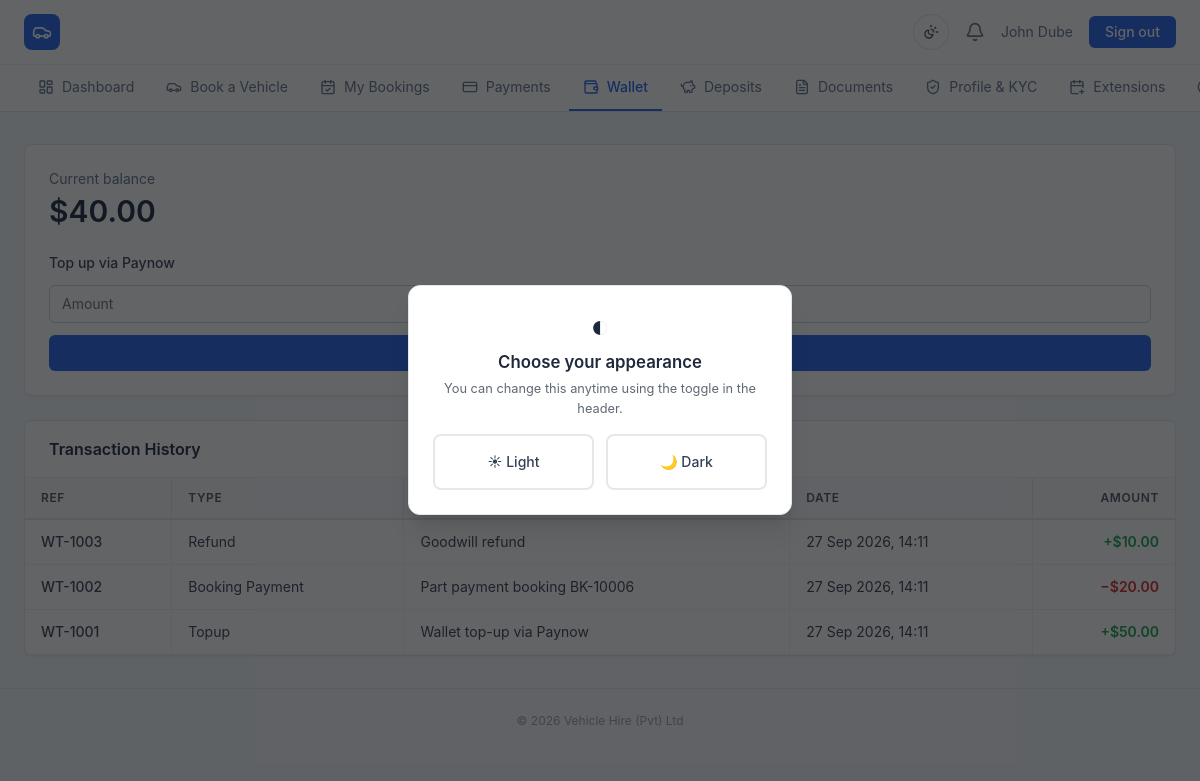
/client/wallet.php (signed in), run on the app's committed database.
### tables this page shows
CREATE TABLE clients (
    id INT UNSIGNED AUTO_INCREMENT PRIMARY KEY,
    user_id INT UNSIGNED DEFAULT NULL UNIQUE,
    client_no VARCHAR(20) NOT NULL UNIQUE,
    full_name VARCHAR(160) NOT NULL,
    dob DATE DEFAULT NULL,
    phone VARCHAR(40) DEFAULT NULL,
    email VARCHAR(190) DEFAULT NULL,
    address TEXT DEFAULT NULL,
    national_id VARCHAR(60) DEFAULT NULL,
    licence_no VARCHAR(60) DEFAULT NULL,
    licence_expiry DATE DEFAULT NULL,
    photo VARCHAR(255) DEFAULT NULL,
    tax_no VARCHAR(60) DEFAULT NULL,
    fiscalise TINYINT(1) NOT NULL DEFAULT 0,
    kyc_status ENUM('pending','under_review','verified','rejected') NOT NULL DEFAULT 'pending',
    account_status ENUM('active','suspended') NOT NULL DEFAULT 'active',
    source ENUM('online','walk_in') NOT NULL DEFAULT 'online',
    created_at DATETIME NOT NULL DEFAULT CURRENT_TIMESTAMP,
    updated_at DATETIME NOT NULL DEFAULT CURRENT_TIMESTAMP ON UPDATE CURRENT_TIMESTAMP,
    FOREIGN KEY (user_id) REFERENCES users(id) ON DELETE SET NULL,
    INDEX idx_clients_phone (phone),
    INDEX idx_clients_email (email),
    INDEX idx_clients_national_id (national_id),
    INDEX idx_clients_kyc (kyc_status)
);

CREATE TABLE wallet_transactions (
    id BIGINT UNSIGNED AUTO_INCREMENT PRIMARY KEY,
    wallet_id INT UNSIGNED NOT NULL,
    ref VARCHAR(40) NOT NULL UNIQUE,
    type ENUM('topup','booking_payment','refund','adjustment','debit','credit') NOT NULL,
    amount DECIMAL(10,2) NOT NULL,           
    description VARCHAR(255) DEFAULT NULL,
    payment_id INT UNSIGNED DEFAULT NULL,
    booking_id INT UNSIGNED DEFAULT NULL,
    created_by INT UNSIGNED DEFAULT NULL,
    created_at DATETIME NOT NULL DEFAULT CURRENT_TIMESTAMP,
    FOREIGN KEY (wallet_id) REFERENCES wallets(id) ON DELETE CASCADE,
    FOREIGN KEY (payment_id) REFERENCES payments(id) ON DELETE SET NULL,
    FOREIGN KEY (booking_id) REFERENCES bookings(id) ON DELETE SET NULL,
    FOREIGN KEY (created_by) REFERENCES users(id) ON DELETE SET NULL,
    INDEX idx_wallet_txn (wallet_id, created_at)
);

### app/helpers.php (called while the page is built, shortened)
<?php
function e(?string $value): string
{
    return htmlspecialchars((string) $value, ENT_QUOTES, 'UTF-8');
}
function config(string $key, $default = null)
{
    $segments = explode('.', $key);
    $value = $GLOBALS['config'];
    foreach ($segments as $segment) {
        $value = $value[$segment];
    }
    return $value;
}
function url(string $path = ''): string
{
    return rtrim((string) config('app_url'), '/') . '/' . ltrim($path, '/');
}
function money($amount): string
{
    return (string) config('currency_symbol', '$') . number_format((float) $amount, 2);
}
function fmt_date($value, string $format = 'd M Y'): string
{
    $ts = is_numeric($value) ? (int) $value : strtotime((string) $value);
    return $ts ? date($format, $ts) : '—';
}
function fmt_datetime($value): string
{
    return fmt_date($value, 'd M Y, H:i');
}

### app/Auth.php (called while the page is built, shortened)
<?php
final class Auth
{
    private static ?array $user = null;
    public static function user(): ?array
    {
        if (self::$user === null && !empty($_SESSION['user_id'])) {
            self::$user = Database::one(
                'SELECT u.*, r.name AS role_name FROM users u
                 JOIN roles r ON r.id = u.role_id WHERE u.id = ?',
                [$_SESSION['user_id']]
            );
        }
        return self::$user;
    }
    public static function check(): bool
    {
        return self::user() !== null;
    }
    public static function client(): ?array
    {
        $user = self::user();
        return Database::one('SELECT * FROM clients WHERE user_id = ?', [$user['id']]);
    }
    public static function requireLogin(): void
    {
        if (!self::check()) {
            flash('error', 'Please log in to continue.');
            $inAdmin = str_contains($_SERVER['SCRIPT_NAME'] ?? '', '/admin/');
            redirect($inAdmin ? 'admin/login.php' : 'login.php');
        }
    }
    public static function requireClient(): void
    {
        self::requireLogin();
    }
}

### app/Database.php (called while the page is built, shortened)
<?php
final class Database
{
    private static ?PDO $pdo = null;
    public static function pdo(): PDO
    {
        if (self::$pdo === null) {
            $db = $GLOBALS['config']['db'];
            $dsn = sprintf(
                'mysql:host=%s;port=%d;dbname=%s;charset=%s',
                $db['host'], $db['port'], $db['name'], $db['charset'] ?? 'utf8mb4'
            );
            try {
                self::$pdo = new PDO($dsn, $db['user'], $db['pass'], [
                    PDO::ATTR_ERRMODE => PDO::ERRMODE_EXCEPTION,
                    PDO::ATTR_DEFAULT_FETCH_MODE => PDO::FETCH_ASSOC,
                    PDO::ATTR_EMULATE_PREPARES => false,
                ]);
            } catch (PDOException $e) {
                error_log('DB connection failed: ' . $e->getMessage());
                http_response_code(500);
                exit('Database connection failed. Please check configuration.');
            }
        }
        return self::$pdo;
    }
    public static function run(string $sql, array $params = []): PDOStatement
    {
        $stmt = self::pdo()->prepare($sql);
        $stmt->execute($params);
        return $stmt;
    }
    public static function all(string $sql, array $params = []): array
    {
        return self::run($sql, $params)->fetchAll();
    }
    public static function one(string $sql, array $params = []): ?array
    {
        $row = self::run($sql, $params)->fetch();
        return $row === false ? null : $row;
    }
    public static function value(string $sql, array $params = [])
    {
        return self::run($sql, $params)->fetchColumn();
    }
}

### app/bootstrap.php (called while the page is built, shortened)
<?php
spl_autoload_register(function (string $class): void {
    $prefix = 'App\\';
    $file = APP_PATH . '/' . str_replace('\\', '/', substr($class, strlen($prefix))) . '.php';
});
require_once APP_PATH . '/helpers.php';

### app/Services/WalletService.php (called while the page is built, shortened)
<?php
final class WalletService
{
    public static function balance(int $clientId): float
    {
        return (float) Database::value(
            'SELECT COALESCE(SUM(t.amount),0) FROM wallet_transactions t
             JOIN wallets w ON w.id = t.wallet_id WHERE w.client_id = ?',
            [$clientId]
        );
    }
    public static function transactions(int $clientId, int $limit = 50): array
    {
        return Database::all(
            'SELECT t.* FROM wallet_transactions t
             JOIN wallets w ON w.id = t.wallet_id
             WHERE w.client_id = ? ORDER BY t.id DESC LIMIT ?',
            [$clientId, $limit]
        );
    }
}

### public/client/wallet.php (the view, shortened to what this page needs)
<?php
require_once dirname(__DIR__, 2) . '/app/bootstrap.php';
Auth::requireClient();
$client = Auth::client();
$cid = (int) $client['id'];
$balance = WalletService::balance($cid);
$txns = WalletService::transactions($cid, 100);
$active = 'wallet';
require APP_PATH . '/views/client/header.php';
?>
<div class="grid grid-cols-1 xl:grid-cols-3 gap-6">
    <div class="card h-fit">
        <p class="text-sm text-slate-500">Current balance</p>
        <p class="text-3xl font-semibold text-slate-800 mt-1"><?= money($balance) ?></p>
        <form method="post" class="mt-6 space-y-3">
            <label class="label">Top up via Paynow</label>
            <button class="btn-primary w-full justify-center"><i data-lucide="plus-circle" class="w-4 h-4"></i> Top Up</button>
        </form>
    </div>
    <div class="xl:col-span-2 card !p-0 overflow-x-auto">
        <div class="px-6 py-4 border-b border-gray-100"><h3 class="font-semibold text-slate-800">Transaction History</h3></div>
        <table class="w-full">
            <thead><tr><th class="th">Ref</th><th class="th">Type</th><th class="th">Description</th><th class="th">Date</th><th class="th text-right">Amount</th></tr></thead>
            <tbody>
            <?php foreach ($txns as $t): ?>
            <tr class="table-row">
                <td class="td font-medium"><?= e($t['ref']) ?></td>
                <td class="td"><?= e(ucwords(str_replace('_',' ',$t['type']))) ?></td>
                <td class="td"><?= e($t['description'] ?? '—') ?></td>
                <td class="td"><?= e(fmt_datetime($t['created_at'])) ?></td>
                <td class="td text-right font-semibold <?= $t['amount'] < 0 ? 'text-red-600' : 'text-green-600' ?>">
                    <?= ($t['amount'] < 0 ? '−' : '+') . money(abs($t['amount'])) ?></td>
            </tr>
            <?php endforeach; ?>
            </tbody>
        </table>
    </div>
</div>
<?php require APP_PATH . '/views/client/footer.php'; ?>

### app/views/client/header.php (shortened to what this page needs)
<?php
$user = Auth::user();
$client = Auth::client();
$active = $active ?? '';
$navItems = [
    ['index.php', 'Dashboard', 'layout-dashboard', 'dashboard'],
    ['browse.php', 'Book a Vehicle', 'car', 'browse'],
    ['bookings.php', 'My Bookings', 'calendar-check', 'bookings'],
    ['payments.php', 'Payments', 'credit-card', 'payments'],
    ['wallet.php', 'Wallet', 'wallet', 'wallet'],
    ['deposits.php', 'Deposits', 'piggy-bank', 'deposits'],
    ['documents.php', 'Documents', 'file-text', 'documents'],
    ['kyc.php', 'Profile & KYC', 'shield-check', 'kyc'],
    ['extensions.php', 'Extensions', 'calendar-plus', 'extensions'],
    ['support.php', 'Support', 'life-buoy', 'support'],
    ['settings.php', 'Settings', 'settings', 'settings'],
];
?>
<!DOCTYPE html>
<html lang="en">
<head>
<link rel="stylesheet" href="<?= url('assets/css/app.css') ?>">
</head>
<body class="bg-slate-50">
<header class="site-header bg-white border-b border-gray-200 text-slate-700 sticky top-0 z-40">
    <div class="max-w-7xl mx-auto px-4 sm:px-6 h-16 flex items-center justify-between">
        <a href="<?= url('index.php') ?>" class="flex items-center gap-3 shrink-0">
            <span class="w-9 h-9 rounded-lg bg-blue-600 text-white flex items-center justify-center"><i data-lucide="car" class="w-5 h-5"></i></span>
        </a>
        <div class="flex items-center gap-3 sm:gap-4 text-sm">
            <button class="theme-toggle" type="button" data-theme-toggle title="Toggle dark / light mode">
                <i data-lucide="sun-moon" class="w-4 h-4"></i>
            </button>
            <a href="<?= url('client/notifications.php') ?>" class="relative text-slate-500 hover:text-slate-700">
                <i data-lucide="bell" class="w-5 h-5"></i>
            </a>
            <span class="text-slate-500 hidden md:block"><?= e($client['full_name'] ?? $user['name']) ?></span>
            <a href="<?= url('logout.php') ?>" class="bg-blue-600 hover:bg-blue-700 text-white px-4 py-1.5 rounded-md font-medium">Sign out</a>
        </div>
    </div>
    <nav class="border-t border-gray-100">
        <div class="max-w-7xl mx-auto px-4 sm:px-6 flex gap-1 overflow-x-auto">
            <?php foreach ($navItems as [$href, $label, $icon, $key]): ?>
            <a href="<?= url('client/' . $href) ?>"
               class="flex items-center gap-2 px-3.5 py-3 text-sm whitespace-nowrap border-b-2 <?= $active === $key ? 'border-blue-600 text-blue-600 font-medium' : 'border-transparent text-slate-500 hover:text-slate-800' ?>">
                <i data-lucide="<?= $icon ?>" class="w-4 h-4"></i><?= e($label) ?>
            </a>
            <?php endforeach; ?>
        </div>
    </nav>
</header>
<main class="max-w-7xl mx-auto px-4 sm:px-6 py-6 sm:py-8">

### data on the page
clients: full_name "John Dube"
wallet_transactions: ref "WT-1003", type "Refund", description "Goodwill refund", created_at "27 Sep 2026, 14:11", amount "$10.00"
wallet_transactions: ref "WT-1002", type "Booking Payment", description "Part payment booking BK-10006", created_at "27 Sep 2026, 14:11", amount "$20.00"
wallet_transactions: ref "WT-1001", type "Topup", description "Wallet top-up via Paynow", created_at "27 Sep 2026, 14:11", amount "$50.00"

### other printed values
$label "Dashboard"
$label "Book a Vehicle"
$label "My Bookings"
$label "Payments"
$label "Wallet"
$label "Deposits"
$label "Documents"
$label "Profile & KYC"
$label "Extensions"
money($balance) "$40.00"
setting('company_name', 'Vehicle Hire') "Vehicle Hire (Pvt) Ltd"
